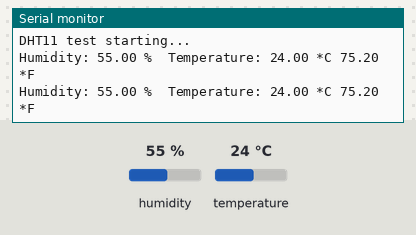
A sketch run on a simulated ESP32. Parts: the last lines printed to the serial monitor. Inputs (shaded band) come from the test bench; at power-on: humidity 55 %, temperature 24 °C.

Above: at 2.8 s.
2.9 s: humidity set to 22 %
At 5.2 s:
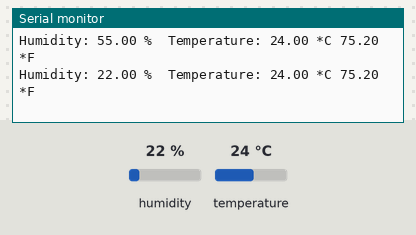
5.6 s: temperature set to 12 °C
At 7.6 s:
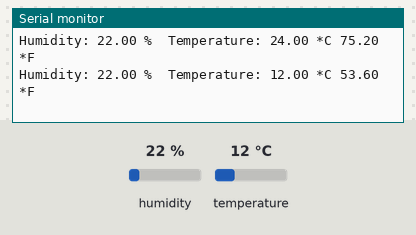
8.3 s: humidity set to 40 %
At 11.1 s:
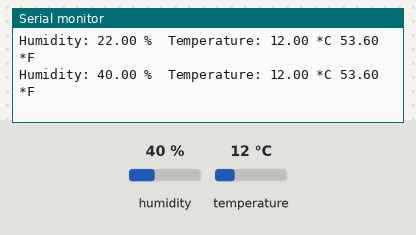
Timing chart, 0 to 12.6 s (numbered marks = the images above; inputs shaded):
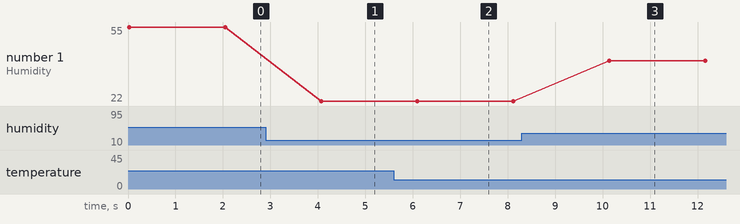

The sketch:

DHT11plusESP.ino
```cpp
/*
  Project: DHTPlusEPS
  Description:
    This program interfaces the DHT11 temperature and humidity sensor with an ESP32.
    It reads ambient humidity and temperature (in both Celsius and Fahrenheit),
    displays the results in the serial monitor, and reports errors if the sensor
    fails to provide valid readings.

  Hardware Connections:
    - DHT11 DATA pin → GPIO17 (changeable via DHTPIN define)
    - VCC → 3.3V
    - GND → GND

  Library Requirements:
    - DHT sensor library by Adafruit
    - Adafruit Unified Sensor library

  Functional Overview:
    - Initializes DHT11 sensor on startup.
    - Continuously reads humidity and temperature values every 2 seconds.
    - Displays results via the serial monitor.
    - Handles NaN (invalid) readings gracefully.

  Author: Peter Njuguna
*/


#include "DHT.h"

#define DHTPIN 17       // GPIO17 connected to DHT11 DATA pin
#define DHTTYPE DHT11   // Define sensor type DHT11

DHT dht(DHTPIN, DHTTYPE);

void setup() {
  Serial.begin(115200);
  Serial.println("DHT11 test starting...");
  dht.begin();
}

void loop() {
  float humidity = dht.readHumidity();
  float temperature = dht.readTemperature(); // Celsius
  float temperatureF = dht.readTemperature(true); // Fahrenheit

  if (isnan(humidity) || isnan(temperature)) {
    Serial.println("Failed to read from DHT sensor!");
    delay(2000);
    return;
  }

  Serial.print("Humidity: ");
  Serial.print(humidity);
  Serial.print(" %\t");
  Serial.print("Temperature: ");
  Serial.print(temperature);
  Serial.print(" *C ");
  Serial.print(temperatureF);
  Serial.println(" *F");

  delay(2000); // Wait 2 seconds between readings
}
```

Measured:
- after the input at 2.9 s, the serial monitor: prints a new line after 1.2 s (image 1)
- after the input at 5.6 s, the serial monitor: prints a new line after 0.49 s (image 2)
- after the input at 8.3 s, the serial monitor: prints a new line after 1.8 s (image 3)
- plotted number 1: 55 → 22 after the input at 2.9 s, 22 → 40 after the input at 8.3 s
